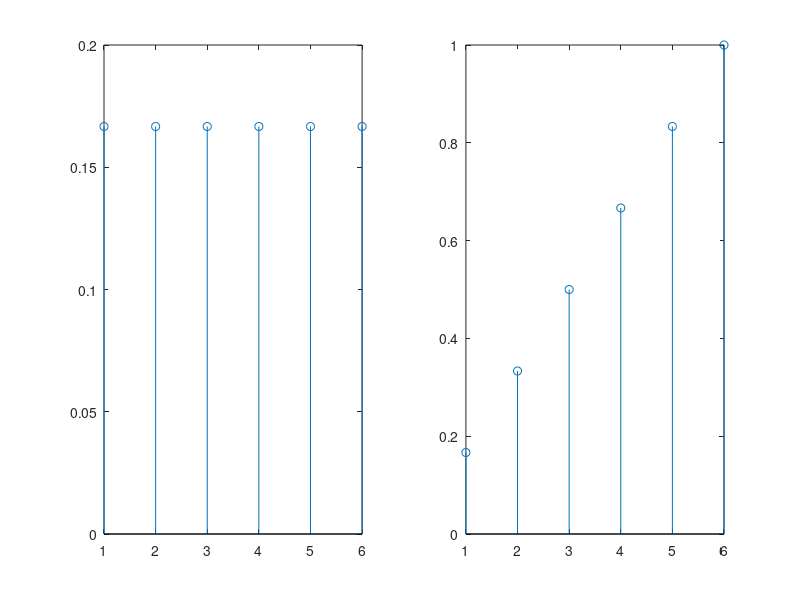

MATLAB code to generate this figure:
%n_exp = 1e5;
%
%exp = randi([1 6], 1, n_exp);
%res = zeros(1, 6);
%res2 = zeros(1, 6);
%
%for(i=1:n_exp)
%  res(exp(1, i))++;
%  res2(exp(1, i):6)++;
%end
%
%stem(res);
%pause;
%stem(res2);

fp = ones(1, 6)/6; # prob = 1/6

subplot(1, 2, 1);
stem(fp);

fd = zeros(1, 6);
for(i=1:6)
  fd(1, i) = sum(fp(1:i));
end

subplot(1, 2, 2);
stem(fd);